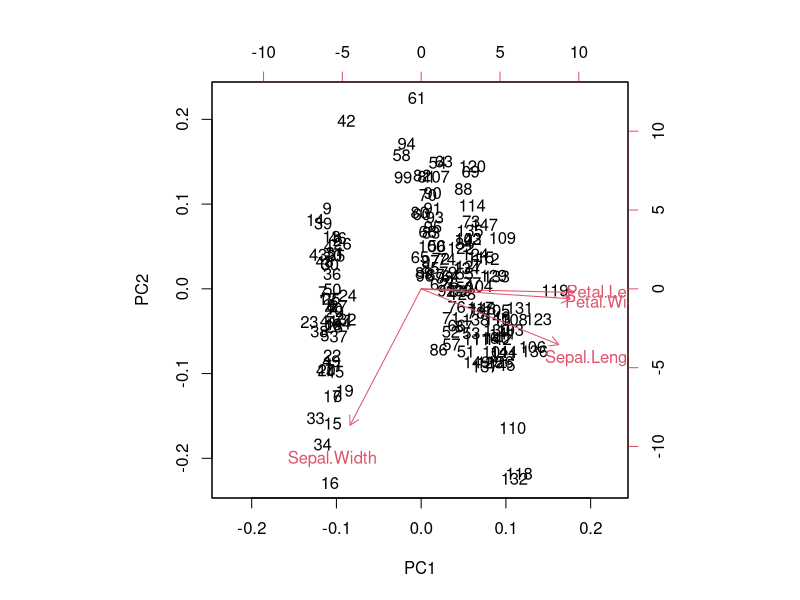
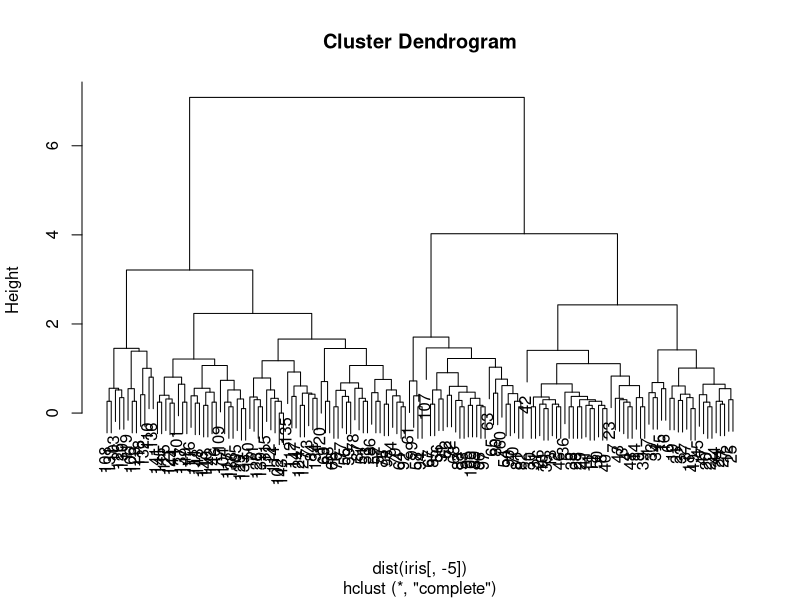

These charts were generated, in order, by the following R code:
#4
library(stats)
pca <- prcomp(scale(data.matrix(iris[,-5])))
print(pca)
summary(pca)
biplot(pca)

#5
hclust_result <- hclust(dist(iris[,-5]))
plot(hclust_result)
head(iris)
